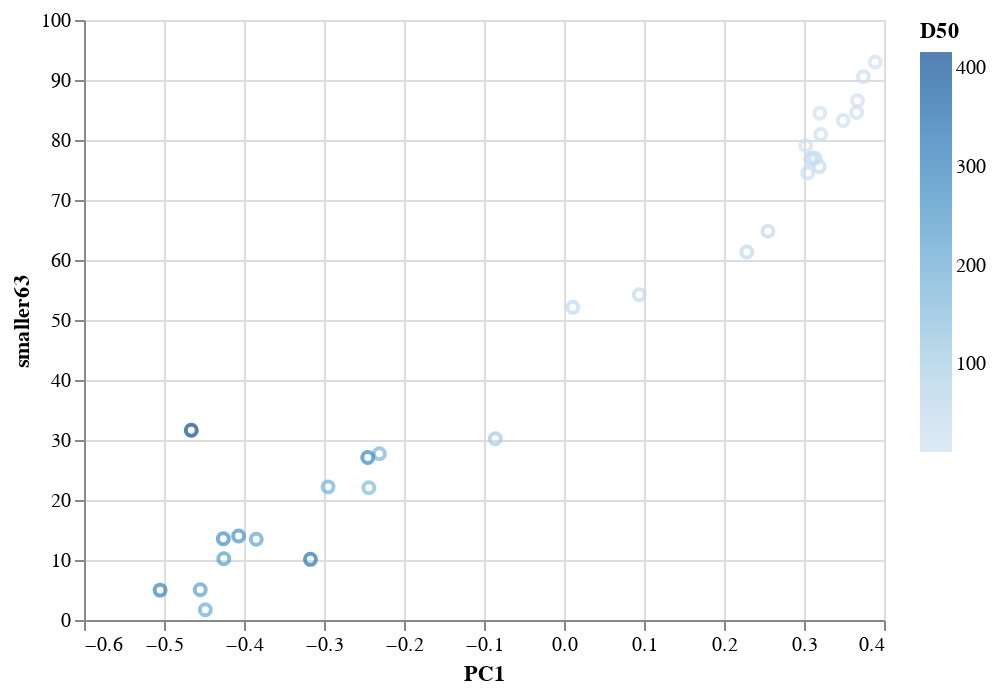

Here is the notebook cell this chart was saved with:
### Code cell
# PCoA

sedpco = sed_pcoa(sed_sdd, num_coords = 2)

# Plot PCo1 and PCo2
alt.Chart(sedpco.merge(mp_added_sed_sdd, left_index=True, right_on='Sample').reset_index()).mark_point().encode(
    x='PC1',
    y='smaller63',
    color='D50',
    tooltip='index'
)
